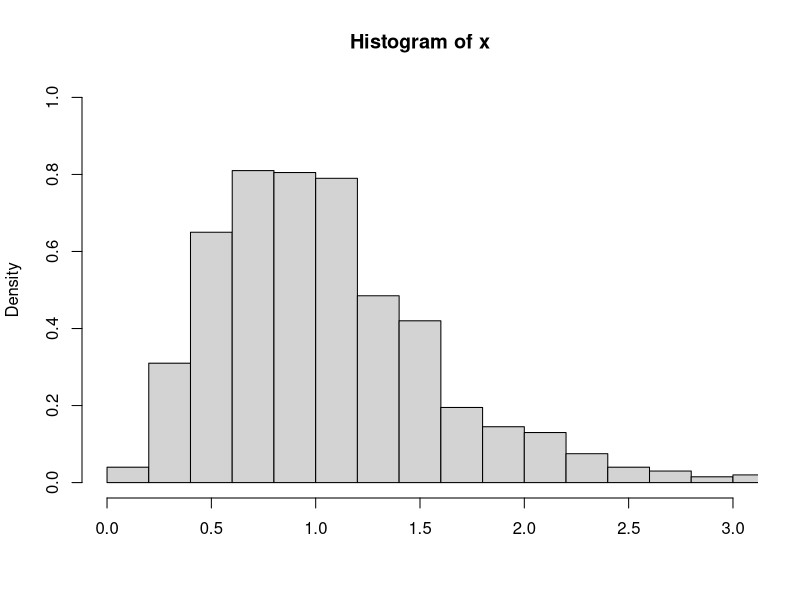

Recreate this plot in R.
#Q4
#(i) Find the 95th percentile of the F distribution with (10, 20) degrees of freedo
qf(.95, df1=10, df2=20) 

#(ii) use the pf() to calculate the area under the curve for the interval [0,1.5] a
#the interval [1.5,+∞) of a F-curve with with v1=10 and v2=20.
x = 1.5
v1 = 10
v2 = 20
# interval $[0,1.5]
pf(x, df = v1, df2 = v2, lower.tail = TRUE) 
# interval $[1.5,+inf)
pf(x, df = v1, df2 = v2, lower.tail = FALSE)

#(iii) use the qf() to calculate the quantile for a given area (= probability) unde
#with v1=10 and v2=20 that corresponds to q=0.25,0.5,0.75 and 0.999. 
q <- c(0.25, 0.5, 0.75, 0.999)
v1=10
v2=20
qf(q[1], df1 = v1, df2 = v2, lower.tail = TRUE)
qf(q[2], df1 = v1, df2 = v2, lower.tail = TRUE)
qf(q[3], df1 = v1, df2 = v2, lower.tail = TRUE)
qf(q[4], df1 = v1, df2 = v2, lower.tail = TRUE)

#(iv) use rf()function to generate 1000 random values from the F-distribution with 
#Thereafter we plot a histogram.
x <- rf(1000, df1 = 10, df2 = 20)
x
hist(x,  
     breaks='scott', 
     freq = FALSE, 
     xlim = c(0,3), 
     ylim = c(0,1),
     xlab = '', 
)
